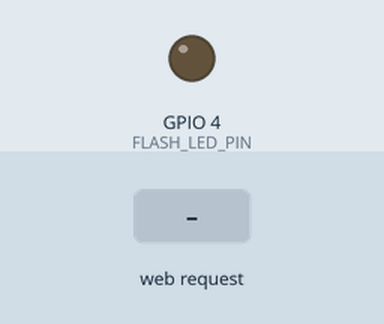
Simulated run of this program. Board: ESP32. On the bench: output pins drawn as LEDs (lit = HIGH). The test bench sets the inputs (shaded band). WiFi joins after 1.5 s; servers stay silent unless stated; the camera gives no picture; what the program prints to the serial monitor is not drawn.

Above: at 3.0 s.
3.1 s: HTTP request GET /capture received
At 3.19 s:
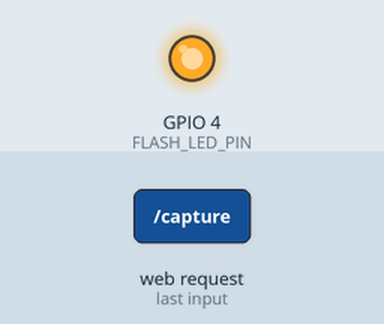
Timing chart, 0 to 6.1 s (numbered marks = the images above; inputs shaded):
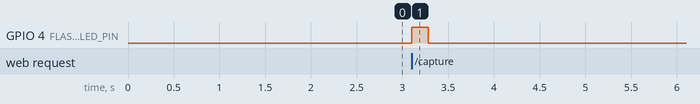

Measured:
- after the input at 3.1 s, GPIO 4 (FLASH_LED_PIN): LOW → HIGH at once, → LOW 0.18 s later

The program:

main.cpp
```cpp
#include <Arduino.h>
#include <WiFi.h>
#include "esp_camera.h"
#include <WebServer.h>

//==============================
// WiFi Credentials
//==============================
const char* ssid = "SSID_HERE";
const char* password = "PASS_HERE";

//==============================
// AI Thinker ESP32-CAM Pinout
//==============================
#define PWDN_GPIO_NUM     32
#define RESET_GPIO_NUM    -1
#define XCLK_GPIO_NUM      0

#define SIOD_GPIO_NUM     26
#define SIOC_GPIO_NUM     27

#define Y9_GPIO_NUM       35
#define Y8_GPIO_NUM       34
#define Y7_GPIO_NUM       39
#define Y6_GPIO_NUM       36
#define Y5_GPIO_NUM       21
#define Y4_GPIO_NUM       19
#define Y3_GPIO_NUM       18
#define Y2_GPIO_NUM        5

#define VSYNC_GPIO_NUM    25
#define HREF_GPIO_NUM     23
#define PCLK_GPIO_NUM     22

// Flash LED
#define FLASH_LED_PIN      4

WebServer server(80);

//==============================
// Camera Initialization
//==============================
bool initCamera()
{
    camera_config_t config;

    config.ledc_channel = LEDC_CHANNEL_0;
    config.ledc_timer   = LEDC_TIMER_0;

    config.pin_d0 = Y2_GPIO_NUM;
    config.pin_d1 = Y3_GPIO_NUM;
    config.pin_d2 = Y4_GPIO_NUM;
    config.pin_d3 = Y5_GPIO_NUM;
    config.pin_d4 = Y6_GPIO_NUM;
    config.pin_d5 = Y7_GPIO_NUM;
    config.pin_d6 = Y8_GPIO_NUM;
    config.pin_d7 = Y9_GPIO_NUM;

    config.pin_xclk = XCLK_GPIO_NUM;
    config.pin_pclk = PCLK_GPIO_NUM;
    config.pin_vsync = VSYNC_GPIO_NUM;
    config.pin_href = HREF_GPIO_NUM;

    config.pin_sscb_sda = SIOD_GPIO_NUM;
    config.pin_sscb_scl = SIOC_GPIO_NUM;

    config.pin_pwdn = PWDN_GPIO_NUM;
    config.pin_reset = RESET_GPIO_NUM;

    config.xclk_freq_hz = 20000000;

    config.pixel_format = PIXFORMAT_JPEG;

    if(psramFound())
    {
        config.frame_size = FRAMESIZE_QVGA;   // 320x240
        config.jpeg_quality = 10;
        config.fb_count = 2;
    }
    else
    {
        config.frame_size = FRAMESIZE_QQVGA;
        config.jpeg_quality = 12;
        config.fb_count = 1;
    }

    esp_err_t err = esp_camera_init(&config);

    if(err != ESP_OK)
    {
        Serial.printf("Camera Init Failed: 0x%x\n", err);
        return false;
    }

    sensor_t * s = esp_camera_sensor_get();

    s->set_brightness(s, 0);
    s->set_contrast(s, 0);
    s->set_saturation(s, 0);
    s->set_whitebal(s, 1);
    s->set_gain_ctrl(s, 1);
    s->set_exposure_ctrl(s, 1);
    s->set_awb_gain(s, 1);

    Serial.println("Camera Initialized.");

    return true;
}

//==============================
// WiFi
//==============================
void connectWiFi()
{
    Serial.print("Connecting");

    WiFi.begin(ssid, password);

    while(WiFi.status() != WL_CONNECTED)
    {
        Serial.print(".");
        delay(500);
    }

    Serial.println();
    Serial.println("WiFi Connected!");

    Serial.print("IP Address: ");
    Serial.println(WiFi.localIP());
}

//======================================
// Capture WITHOUT Flash (Preview)
//======================================
void handlePreview()
{
    camera_fb_t *fb = esp_camera_fb_get();

    if (!fb)
    {
        server.send(500, "text/plain", "Capture Failed");
        return;
    }

    server.send_P(
        200,
        "image/jpeg",
        (const char *)fb->buf,
        fb->len
    );

    esp_camera_fb_return(fb);
}

//======================================
// Capture WITH Flash (Dataset Image)
//======================================
void handleCapture()
{
    digitalWrite(FLASH_LED_PIN, HIGH);
    delay(120);

    camera_fb_t *fb = esp_camera_fb_get();

    digitalWrite(FLASH_LED_PIN, LOW);

    if (!fb)
    {
        server.send(500, "text/plain", "Capture Failed");
        return;
    }

    server.send_P(
        200,
        "image/jpeg",
        (const char *)fb->buf,
        fb->len
    );

    esp_camera_fb_return(fb);
}

//==============================
// Root Page
//==============================
void handleRoot()
{
      server.send(200, "text/plain",
            "ESP32-CAM Dataset Server\n\n"
            "/preview - Live Preview\n"
            "/capture - Capture Dataset Image");
}

//==============================
// Setup
//==============================
void setup()
{
    Serial.begin(115200);

    pinMode(FLASH_LED_PIN, OUTPUT);
    digitalWrite(FLASH_LED_PIN, LOW);

    if (!initCamera())
    {
        while (true)
        {
            digitalWrite(FLASH_LED_PIN, HIGH);
            delay(250);
            digitalWrite(FLASH_LED_PIN, LOW);
            delay(250);
        }
    }

    connectWiFi();

    server.on("/", HTTP_GET, handleRoot);
    server.on("/preview", HTTP_GET, handlePreview);
    server.on("/capture", HTTP_GET, handleCapture);

    server.begin();

    Serial.println();
    Serial.println("==============================");
    Serial.println("Dataset Camera Ready");
    Serial.print("Open: http://");
    Serial.print(WiFi.localIP());
    Serial.println("/capture");
    Serial.println("==============================");
}

//==============================
// Loop
//==============================
void loop()
{
    server.handleClient();
}
```
